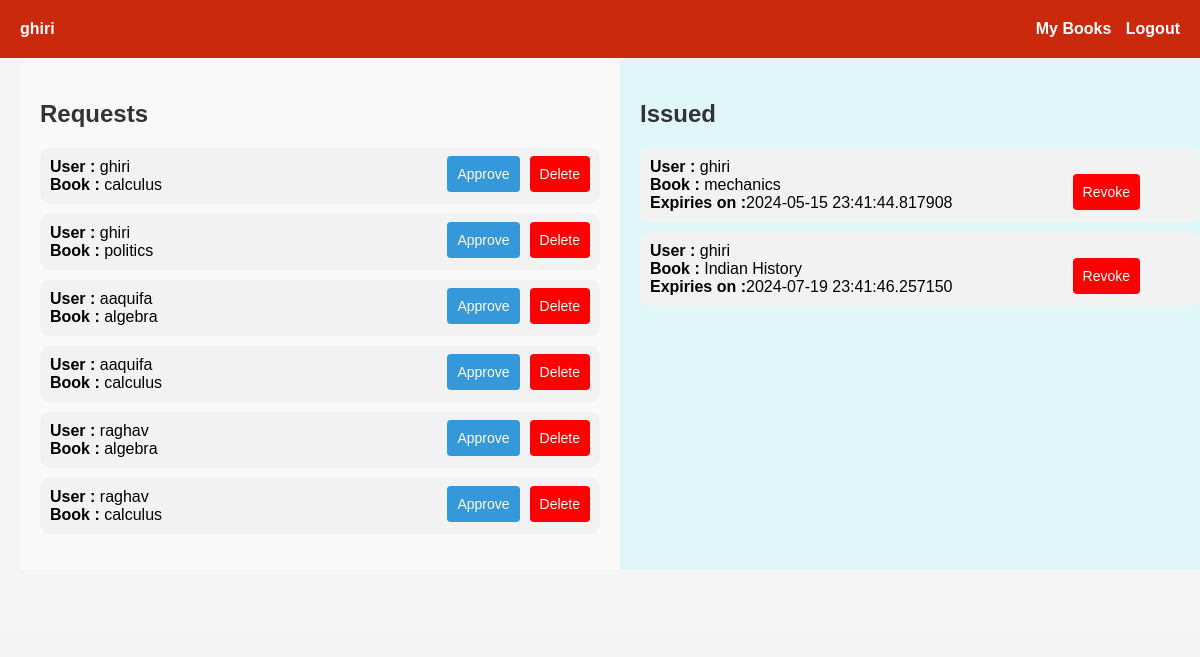
Page /user-access (signed in) on the committed database.
### application/models.py (models this page shows)
class BookRequest(db.Model):
    request_id = db.Column(db.Integer, primary_key=True)
    user_id = db.Column(db.Integer, db.ForeignKey('user.user_id'), nullable=False)
    book_id = db.Column(db.Integer, db.ForeignKey('book.book_id'), nullable=False)
    request_date = db.Column(db.DateTime, nullable=False, default=datetime.now().date())
    user = db.relationship('User', backref=db.backref('book_requests', lazy=True))
    book = db.relationship('Book', backref=db.backref('requests', lazy=True))

class User(db.Model):
    user_id = db.Column(db.Integer, primary_key=True)
    username = db.Column(db.String(100), unique=True, nullable=False)
    email = db.Column(db.String(50),unique = True,nullable = False)
    password = db.Column(db.String(255), nullable=False)
    lendedBooks = db.Column(db.Integer)
    role = db.Column(db.String(50), nullable=False)
    lended_books = db.relationship('BookLended', backref='user', lazy=True)

class Book(db.Model):
    book_id = db.Column(db.Integer, primary_key=True)
    section_id = db.Column(db.Integer, db.ForeignKey('section.section_id'), nullable=False)
    name = db.Column(db.String(200), nullable=False)
    content = db.Column(db.Text, nullable=False)
    author = db.Column(db.String(200), nullable=False)
    date_issued = db.Column(db.Date)
    return_date = db.Column(db.Integer)
    price = db.Column(db.Float, nullable=False)
    section = db.relationship('Section', backref=db.backref('books', lazy=True))

class BookLended(db.Model):
    lend_id = db.Column(db.Integer, primary_key=True)
    user_id = db.Column(db.Integer, db.ForeignKey('user.user_id'), nullable=False)
    book_id = db.Column(db.Integer, db.ForeignKey('book.book_id'), nullable=False)
    lend_date = db.Column(db.DateTime, nullable=False, default=datetime.now().date())
    return_date = db.Column(db.DateTime)
    book = db.relationship('Book', backref=db.backref('lended_books', lazy=True))

### application/views_admin.py (the view)
@app.route('/user-access',methods=['GET','POST'])
def userAccess():
    requests = BookRequest.query.all()
    supplied = BookLended.query.all()
    return render_template('userAccess.html',requests=requests,supplied=supplied)

### templates/userAccess.html (shortened to what this page needs)
{% extends 'base.html' %}
{% block head %}
<link rel="stylesheet" href='{{url_for("static",filename="event.css")}}'>
{% endblock %}
{% block body %}
<div class="container">
    <div class="list-container requests">
        <h2 class="list-title">Requests</h2>
        <ul class="list">
            {% for request in requests %}
                <li class="message">
                    <strong>User : </strong>{{request.user.username}}<br>
                    <strong>Book : </strong>{{request.book.name}}
                    <form style="margin-left: 10px;float:inline-end;margin-top: -20px;" action="/delete-request" method="post">
                        <button style="background-color: red;" type="submit">Delete</button>
                    </form>
                    <form style="float: inline-end;margin-top: -20px;" action="/approve-request" method="post">
                        <button  name="book" type="submit">Approve</button>
                    </form>
                </li>
            {% endfor %}
        </ul>
    </div>
    <div class="list-container permissions">
        <h2 class="list-title">Issued</h2>
        <ul class="list">
            {% for supply in supplied %}
                <li class="message">
                    <strong>User : </strong>{{supply.user.username}}<br>
                    <strong>Book : </strong>{{supply.book.name}}<br>
                    <strong>Expiries on :</strong>{{supply.return_date}}
                    <form style="margin-right: 50px;float:inline-end;margin-top: -20px;" action="/revoke" method="post">
                        <button style="background-color: red;" type="submit">Revoke</button>
                    </form>
                </li>
            {% endfor %}
        </ul>
    </div>
{% endblock %}

### static/style.css (style rules this page uses)
body { font-family: Arial, sans-serif; background-color: #f4f4f4; margin: 0; padding: 0; }
.container { width: 100%; margin: 0 20px; }
button { background-color: #3498db; color: #fff; padding: 10px; border: none; border-radius: 4px; font-size:14px; cursor: pointer; transition: background-color 0.3s ease; }

### static/event.css (style rules this page uses)
h2 { color: #333; }

### templates/userAccess.html (style rules this page uses)
.container { display: flex; justify-content: space-between; }
.list-container { flex: 1; padding: 20px; overflow-y: auto; max-height: 80vh; }
.list { padding: 0; list-style-type: none; }
.message { background-color: #f2f2f2; border-radius: 10px; padding: 10px; margin-bottom: 10px; }
.requests { background-color: #f9f9f9; }
.permissions { background-color: #e0f7fa; }

### rows in the picture
BookRequest: user.username "ghiri", book.name "calculus"
BookRequest: user.username "ghiri", book.name "politics"
BookRequest: user.username "aaquifa", book.name "algebra"
BookRequest: user.username "aaquifa", book.name "calculus"
BookRequest: user.username "raghav", book.name "algebra"
BookRequest: user.username "raghav", book.name "calculus"
BookLended: user.username "ghiri", book.name "mechanics", return_date "2024-05-15 23:41:44.817908"
BookLended: user.username "ghiri", book.name "Indian History", return_date "2024-07-19 23:41:46.257150"

### other values in the picture
{{ session["name"] }} "ghiri"
